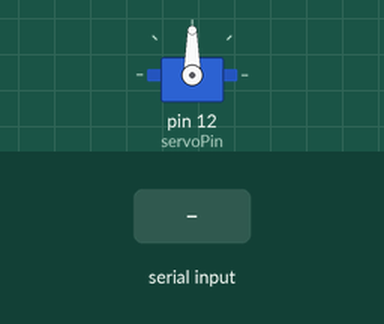
Bench run of a sketch on a simulated Arduino Uno, built with avr-gcc and run on an emulated ATmega328P. Shown: servo. The inputs (shaded band) are chosen by the test bench.

Above: at 1.2 s.
1.3 s: "90,45\n" received over Serial
At 3.05 s:
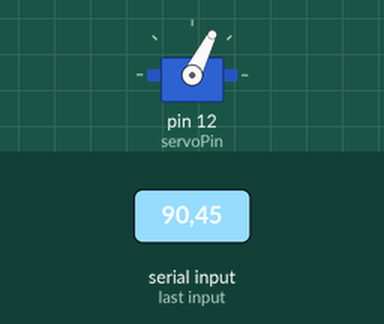
At 5.3 s:
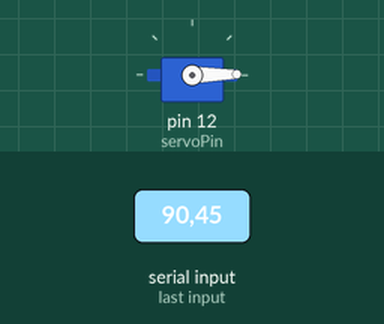
Timing chart, 0 to 10.3 s (numbered marks = the images above; inputs shaded):
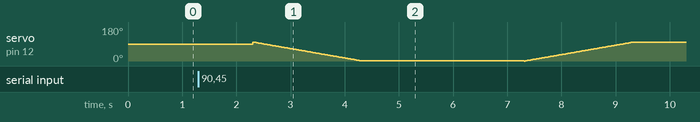

The sketch:

motor-control.ino
```cpp
#include<Servo.h>


Servo myservo;
int servoPin = 12;
int pos = 0;
int temp = 0;


void setup() {
  Serial.begin(9600);
  myservo.attach(servoPin);
  Serial.flush();
}

void loop() {
  while (Serial.available() > 0) {
    float temp = Serial.parseFloat(); //숫자로 된 문자열을 숫자로 바꿔준다.
    if (temp<=37.5)
    {
      for(pos = 100; pos>=1; pos-=1)
      {
        myservo.write(pos);
        delay(20);
      }
      delay (3000);

      for(pos = 0; pos < 100; pos += 1)
      {
        myservo.write(pos);
        delay(20); //delay값을 조정하여 모터의 속도를 컨터롤가능

      }
    }
  }
}
```
